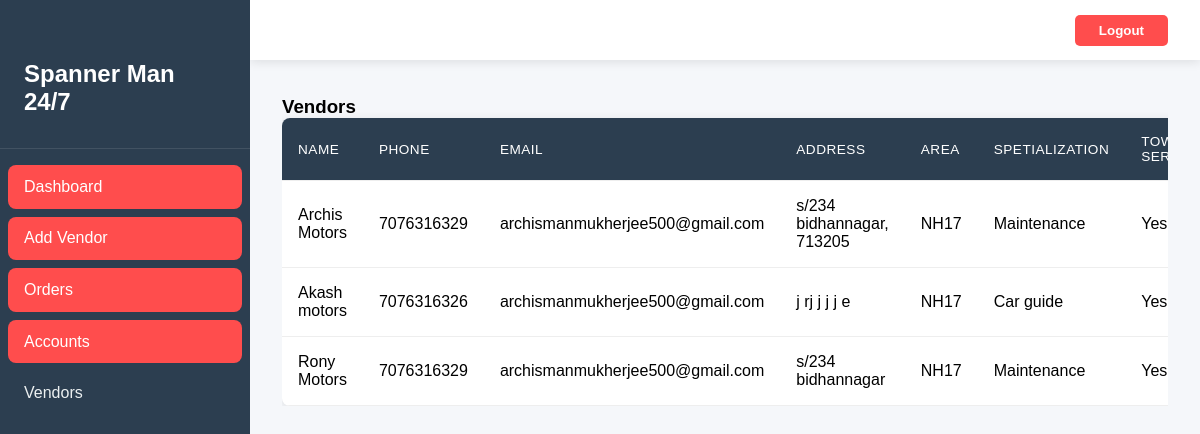
Page /Admin/vendors.php on the committed database.
### tables this page shows
CREATE TABLE `vendors` (
  `id` int(11) NOT NULL,
  `name` varchar(50) NOT NULL,
  `phone` bigint(10) NOT NULL,
  `email` varchar(50) NOT NULL,
  `address` varchar(50) NOT NULL,
  `area` varchar(100) NOT NULL,
  `space` varchar(100) NOT NULL,
  `towing` varchar(10) NOT NULL,
  `pin` int(10) NOT NULL,
  `charges` bigint(255) NOT NULL,
  `created_at` timestamp NOT NULL DEFAULT current_timestamp()
);

### Admin/vendors.php (the view, shortened to what this page needs)
<?php
$server = "localhost";
$username = "root";
$password = "";
$dbname = "break_pass";
    $con = mysqli_connect($server,$username,$password,$dbname);
      ?>
<?php
                  $que1= "SELECT * FROM `vendors` WHERE 1";
                  $result1 = mysqli_query($con,$que1);
                ?>
<!DOCTYPE html>
<html lang="en">
<head>
</head>
<body>
<nav class="sidebar">
    <div class="logo">
    <h1>Spanner Man 24/7</h1>
    </div>
        <ul class="nav-links">
            <li><a href="./home.php" class="active">
                <span>Dashboard</span>
            </a></li>
            <li><a href="./add_vendor.php" class="active">
                <span>Add Vendor</span>
            </a></li>
            <li><a href="./orders.php" class="active">
                <span>Orders</span>
            </a></li>
            <li><a href="./accounts.php" class="active">
                <span>Accounts</span>
            </a></li>
            <li><a href="./vendors.php">
                <span>Vendors</span>
            </a></li>
        </ul>
    </nav>
    <header class="header">
        <a href="./logout_adm.php"><button class="logout-btn">Logout</button></a>
    </header>
    <main class="main-content">
    <div class="section__container">
    <div class="table-container">
        <h3>Vendors</h3>
        <table class="contact-table" style="margin-right:30px;">
            <thead>
            <tr>
                <th>Name</th>
                <th>Phone</th>
                <th>Email</th>
                <th>Address</th>
                <th>Area</th>
                <th>Spetialization</th>
                <th>Towing Service</th>
            </tr>
            </thead>
            <tbody >
            <tr >
            <?php
              while($row = mysqli_fetch_assoc($result1)) { ?>
                <td> <?php  echo $row['name']; ?> </td>
                <td> <?php  echo $row['phone']; ?> </td>
                <td> <?php  echo $row['email']; ?> </td>
                <td> <?php  echo $row['address']; ?> </td>
                <td> <?php  echo $row['area']; ?> </td>
                <td> <?php  echo $row['space']; ?> </td>
                <td> <?php  echo $row['towing']; ?> </td>
            </tr>
            <?php }?>
            </tbody>
        </table>
    </div>
    </div>
    </main>
</body>
</html>

### Admin/vendors.php (style rules this page uses)
* { margin: 0; padding: 0; box-sizing: border-box; font-family: Arial, sans-serif; }
body { background: #f5f7fa; min-height: 100vh; }
.sidebar { position: fixed; left: 0; top: 0; bottom: 0; width: 250px; background: #2c3e50; padding-top: 60px; transition: all 0.3s ease; z-index: 100; }
.sidebar .logo { padding: 0 1.5rem 2rem; color: white; font-size: 1.5rem; border-bottom: 1px solid rgba(255,255,255,0.1); margin-bottom: 1rem; }
.nav-links { list-style: none; padding: 0 0.5rem; }
.nav-links li { margin-bottom: 0.5rem; }
.nav-links a { display: flex; align-items: center; padding: 0.8rem 1rem; color: #ecf0f1; text-decoration: none; border-radius: 8px; transition: all 0.3s ease; }
.nav-links a.active { background: #ff4d4d; color: white; }
.header { position: fixed; top: 0; left: 250px; right: 0; height: 60px; background: white; padding: 0 2rem; display: flex; align-items: center; justify-content: flex-end; box-shadow: 0 2px 10px rgba(0,0,0,0.1); z-index: 99; }
.logout-btn { background: #ff4d4d; color: white; border: none; padding: 0.5rem 1.5rem; border-radius: 5px; cursor: pointer; font-weight: bold; transition: all 0.3s ease; }
.main-content { margin-left: 250px; padding: 80px 2rem 2rem; }
.logo h1 { color: var(--text-light); font-size: 1.5rem; position: relative; overflow: hidden; }
.logo h1::after { content: ''; position: absolute; bottom: 0; left: -100%; width: 100%; height: 2px; background: var(--secondary-color); animation: slideLine 3s infinite; }
.table-container { overflow-x: auto; margin-top: 1rem; }
.contact-table { width: 100%; border-collapse: collapse; background: white; border-radius: 8px; overflow: hidden; box-shadow: 0 2px 10px rgba(0,0,0,0.1); }
.contact-table th, .contact-table td { padding: 1rem; text-align: left; border-bottom: 1px solid #eee; }
.contact-table th { background: #2c3e50; color: white; font-weight: 500; text-transform: uppercase; font-size: 0.85rem; letter-spacing: 0.5px; }
.contact-table tr { transition: all 0.3s ease; }
.contact-table tr:nth-child(1) { animation-delay: 0.1s; }
.table-container { opacity: 0; animation: tableContainerFade 0.8s ease forwards; }
.contact-table thead { opacity: 0; animation: slideIn 0.6s ease forwards 0.4s; }
.contact-table tbody tr { opacity: 0; animation: slideIn 0.6s ease forwards; }
.contact-table tbody tr:nth-child(1) { animation-delay: 0.5s; }
.table-container h3 { opacity: 0; animation: tableContainerFade 0.6s ease forwards 0.2s; }

### rows in the picture
vendors: name "Archis Motors", phone "7076316329", email "archismanmukherjee500@gmail.com", address "s/234 bidhannagar, 713205", area "NH17", space "Maintenance", towing "Yes"
vendors: name "Akash motors", phone "7076316326", email "archismanmukherjee500@gmail.com", address "j rj j j j e", area "NH17", space "Car guide", towing "Yes"
vendors: name "Rony Motors", phone "7076316329", email "archismanmukherjee500@gmail.com", address "s/234 bidhannagar", area "NH17", space "Maintenance", towing "Yes"
